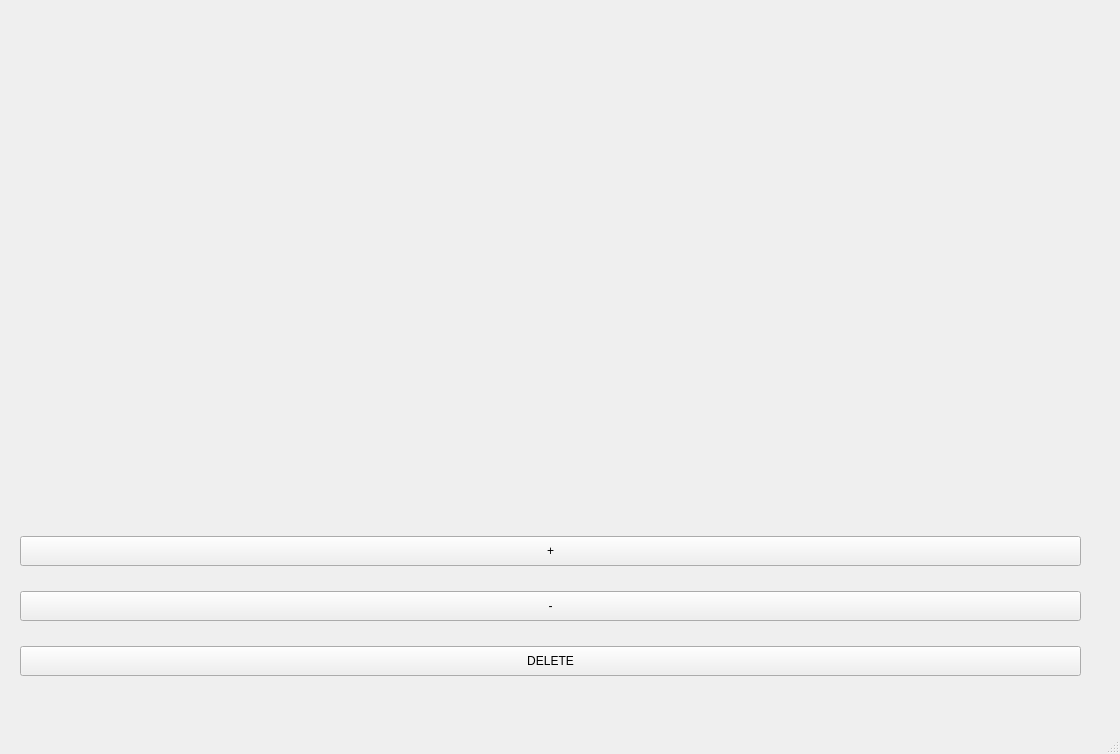
<?xml version="1.0" encoding="UTF-8"?>
<ui version="4.0">
 <class>MainWindow</class>
 <widget class="QMainWindow" name="MainWindow">
  <property name="geometry">
   <rect>
    <x>0</x>
    <y>0</y>
    <width>1120</width>
    <height>754</height>
   </rect>
  </property>
  <property name="windowTitle">
   <string>MainWindow</string>
  </property>
  <widget class="QWidget" name="centralwidget">
   <widget class="QWidget" name="horizontalLayoutWidget">
    <property name="geometry">
     <rect>
      <x>20</x>
      <y>517</y>
      <width>1061</width>
      <height>181</height>
     </rect>
    </property>
    <layout class="QHBoxLayout" name="horizontalLayout">
     <item>
      <layout class="QVBoxLayout" name="verticalLayout">
       <item>
        <widget class="QPushButton" name="plusButton">
         <property name="minimumSize">
          <size>
           <width>30</width>
           <height>30</height>
          </size>
         </property>
         <property name="text">
          <string>+</string>
         </property>
        </widget>
       </item>
       <item>
        <widget class="QPushButton" name="minusButton">
         <property name="minimumSize">
          <size>
           <width>30</width>
           <height>30</height>
          </size>
         </property>
         <property name="text">
          <string>-</string>
         </property>
        </widget>
       </item>
       <item>
        <widget class="QPushButton" name="deleteButton">
         <property name="minimumSize">
          <size>
           <width>0</width>
           <height>30</height>
          </size>
         </property>
         <property name="text">
          <string>DELETE</string>
         </property>
        </widget>
       </item>
      </layout>
     </item>
    </layout>
   </widget>
   <widget class="QWidget" name="gridLayoutWidget">
    <property name="geometry">
     <rect>
      <x>20</x>
      <y>20</y>
      <width>1061</width>
      <height>471</height>
     </rect>
    </property>
    <layout class="QGridLayout" name="gridLayout"/>
   </widget>
  </widget>
  <widget class="QMenuBar" name="menubar">
   <property name="geometry">
    <rect>
     <x>0</x>
     <y>0</y>
     <width>1120</width>
     <height>26</height>
    </rect>
   </property>
  </widget>
  <widget class="QStatusBar" name="statusbar"/>
 </widget>
 <resources/>
 <connections/>
</ui>
